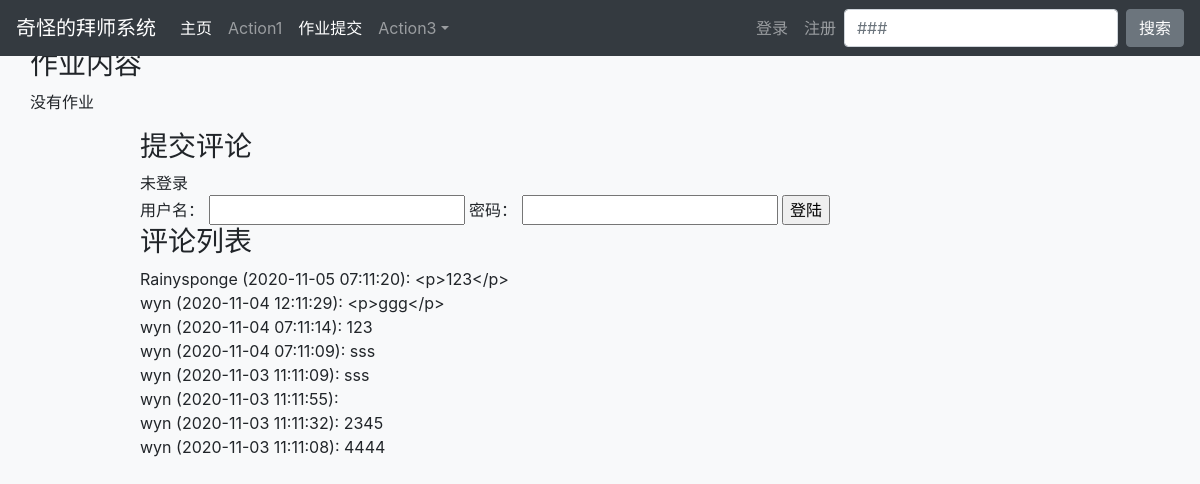
Page /user/homework/ on the committed database.
### Apprenticeship/models.py (models this page shows, shortened)
class Homework(models.Model):
    relationship_id = models.ForeignKey(Relationship, on_delete=models.DO_NOTHING)
    content = models.CharField(max_length=100)

### comment/models.py (models this page shows)
class Comment(models.Model):
    content_object = models.ForeignKey(Homework, on_delete=models.DO_NOTHING)
    text = models.TextField()
    comment_time = models.DateTimeField(auto_now_add=True)
    user = models.ForeignKey(User, on_delete=models.DO_NOTHING)
    class Meta:
        ordering = ['-comment_time']

### user/views.py (the view)
# urls.py: path('homework/', views.homework, name='homework'),
def homework(request):
    homework1 = get_object_or_404(Homework, pk=1)
    comments = Comment.objects.all()
    context = {}
    context['user'] = request.user
    context['comments'] = comments
    data = {}  # 用于初始
    data['homework_id'] = homework1.id
    context['comment_form'] = CommentForm(initial=data)
    context['homework'] = homework1
    return render(request, 'user/homework.html', context)

### comment/forms.py
class CommentForm(forms.Form):
    homework_id = forms.IntegerField(widget=forms.HiddenInput)
    text = forms.CharField(widget=CKEditorWidget())

### user/templates/user/homework.html (shortened to what this page needs)
{% extends 'base.html' %}
{% load static %}
{% block homeworkActive %}active{% endblock %}
{% block content %}
        <div class="container">
            <div class="row">
                <div class="col-xs-10 col-xs-offset-1">
                     <h3>作业内容</h3>
                    <p>{{ homework.content}}</p>
                </div>
            </div>
            <div class="row">
                <div class="col-md-1 col-xs-offset-1"></div>
                <div class="col-md-10 col-xs-offset-1">
                    <div class="comment-area">
                        <h3 class="comment-area-title">提交评论</h3>
                        {% if user.is_authenticated %}
                            <form action="{% url 'update_comment' %}" method="POST" style="overflow:hidden">
                                <label>{{user.name}}欢迎评论</label>
                                {% csrf_token %}
                                {{ comment_form }}
                                <br>
                                <input type="submit" value="评论" class="btn btn-primary" style="float:right">
                            </form>
                        {% else %}
                            未登录
                            <form action="{% url 'login' %}" method="POST">
                                <span>用户名：</span>
                                <input type="text" name="username">
                                <span>密码：</span>
                                <input type="password" name="password">
                                <input type="submit" value="登陆">
                            </form>
                        {% endif %}
                    </div>
                    <div class="comment-area">
                        <h3 class="comment-area-title">评论列表</h3>
                        {% for comment in comments %}
                            <div>
                                {{ comment.user }}
                                ({{ comment.comment_time|date:"Y-m-d H:n:s" }}):
                                {{ comment.text }}
                            </div>
                        {% empty %}
                            暂无评论
                        {% endfor %}
                    </div>
                </div>
            </div>
        </div>
{% endblock %}

### templates/base.html (style rules this page uses)
html { height: 100%; }
body { display: flex; flex-direction: column; height: 100%; }

### rows in the picture
Homework: content "没有作业"
Comment: user "Rainysponge", comment_time "2020-11-05 07:11:20", text "<p>123</p>"
Comment: user "wyn", comment_time "2020-11-04 12:11:29", text "<p>ggg</p>"
Comment: user "wyn", comment_time "2020-11-04 07:11:14", text "123"
Comment: user "wyn", comment_time "2020-11-04 07:11:09", text "sss"
Comment: user "wyn", comment_time "2020-11-03 11:11:09", text "sss"
Comment: user "wyn", comment_time "2020-11-03 11:11:55"
Comment: user "wyn", comment_time "2020-11-03 11:11:32", text "2345"
Comment: user "wyn", comment_time "2020-11-03 11:11:08", text "4444"
